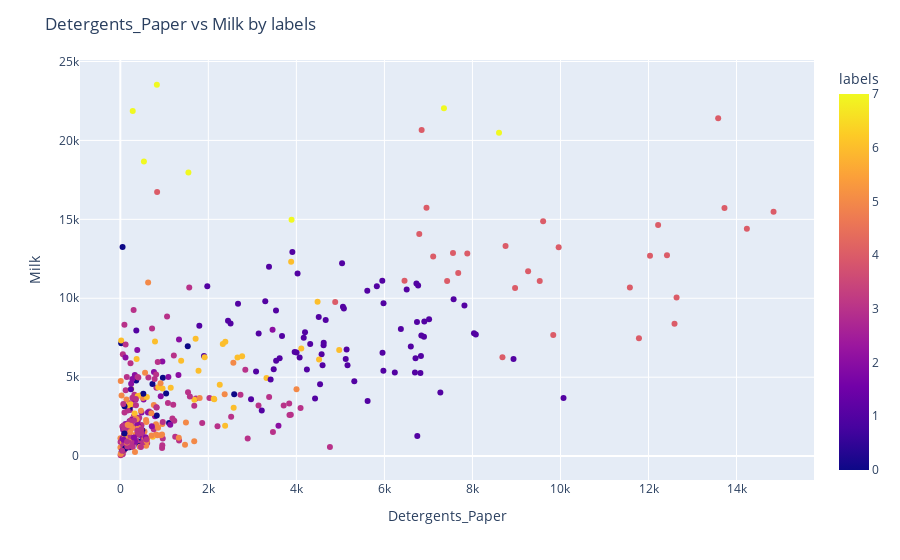
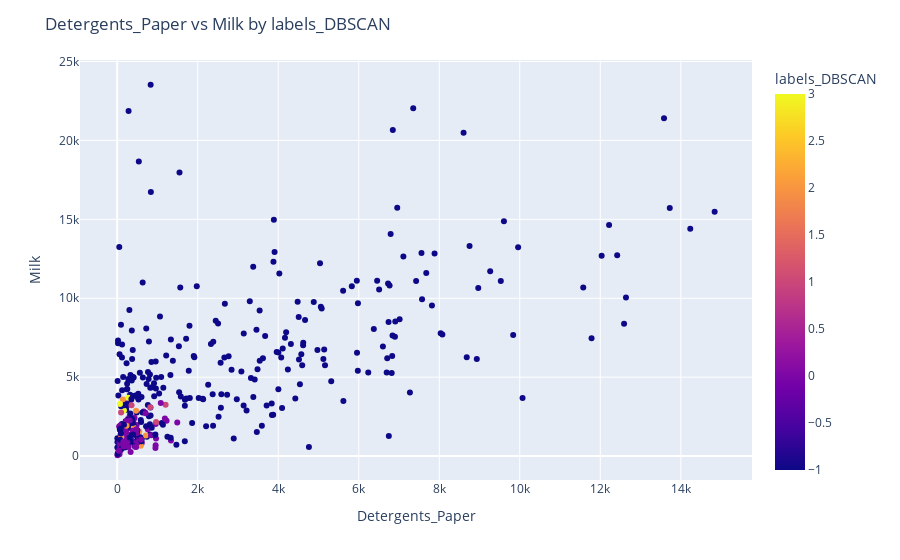

Write notebook code for charts like these, in order.
### Code cell
fig_labels = px.scatter(data, x="Detergents_Paper", y="Milk", color="labels")
fig_labels.update_layout(title='Detergents_Paper vs Milk by labels')
fig_labels.show()

fig_labels_DBSCAN= px.scatter(data, x="Detergents_Paper", y="Milk", color="labels_DBSCAN")
fig_labels_DBSCAN.update_layout(title='Detergents_Paper vs Milk by labels_DBSCAN')
fig_labels_DBSCAN.show()

### Figure 1 — Plotly figure (JSON) as saved in the notebook; plotly's stock layout.template omitted (floating-point values rounded to 4 significant figures; data arrays with more than 128 entries replaced by an {"elided": "..."} marker saying what was removed)
{"data": [{"hoverlabel": {"namelength": 0}, "hovertemplate": "Detergents_Paper=%{x}<br>Milk=%{y}<br>labels=%{marker.color}", "legendgroup": "", "marker": {"color": {"elided": "402 int values"}, "coloraxis": "coloraxis", "symbol": "circle"}, "mode": "markers", "name": "", "showlegend": false, "type": "scatter", "x": {"elided": "402 int values"}, "xaxis": "x", "y": {"elided": "402 int values"}, "yaxis": "y"}], "layout": {"coloraxis": {"colorbar": {"title": {"text": "labels"}}, "colorscale": [[0, "#0d0887"], [0.1111, "#46039f"], [0.2222, "#7201a8"], [0.3333, "#9c179e"], [0.4444, "#bd3786"], [0.5556, "#d8576b"], [0.6667, "#ed7953"], [0.7778, "#fb9f3a"], [0.8889, "#fdca26"], [1, "#f0f921"]]}, "legend": {"tracegroupgap": 0}, "margin": {"t": 60}, "title": {"text": "Detergents_Paper vs Milk by labels"}, "xaxis": {"anchor": "y", "domain": [0, 1], "title": {"text": "Detergents_Paper"}}, "yaxis": {"anchor": "x", "domain": [0, 1], "title": {"text": "Milk"}}}}

### Figure 2 — Plotly figure (JSON) as saved in the notebook; plotly's stock layout.template omitted (floating-point values rounded to 4 significant figures; data arrays with more than 128 entries replaced by an {"elided": "..."} marker saying what was removed)
{"data": [{"hoverlabel": {"namelength": 0}, "hovertemplate": "Detergents_Paper=%{x}<br>Milk=%{y}<br>labels_DBSCAN=%{marker.color}", "legendgroup": "", "marker": {"color": {"elided": "402 int values"}, "coloraxis": "coloraxis", "symbol": "circle"}, "mode": "markers", "name": "", "showlegend": false, "type": "scatter", "x": {"elided": "402 int values"}, "xaxis": "x", "y": {"elided": "402 int values"}, "yaxis": "y"}], "layout": {"coloraxis": {"colorbar": {"title": {"text": "labels_DBSCAN"}}, "colorscale": [[0, "#0d0887"], [0.1111, "#46039f"], [0.2222, "#7201a8"], [0.3333, "#9c179e"], [0.4444, "#bd3786"], [0.5556, "#d8576b"], [0.6667, "#ed7953"], [0.7778, "#fb9f3a"], [0.8889, "#fdca26"], [1, "#f0f921"]]}, "legend": {"tracegroupgap": 0}, "margin": {"t": 60}, "title": {"text": "Detergents_Paper vs Milk by labels_DBSCAN"}, "xaxis": {"anchor": "y", "domain": [0, 1], "title": {"text": "Detergents_Paper"}}, "yaxis": {"anchor": "x", "domain": [0, 1], "title": {"text": "Milk"}}}}
